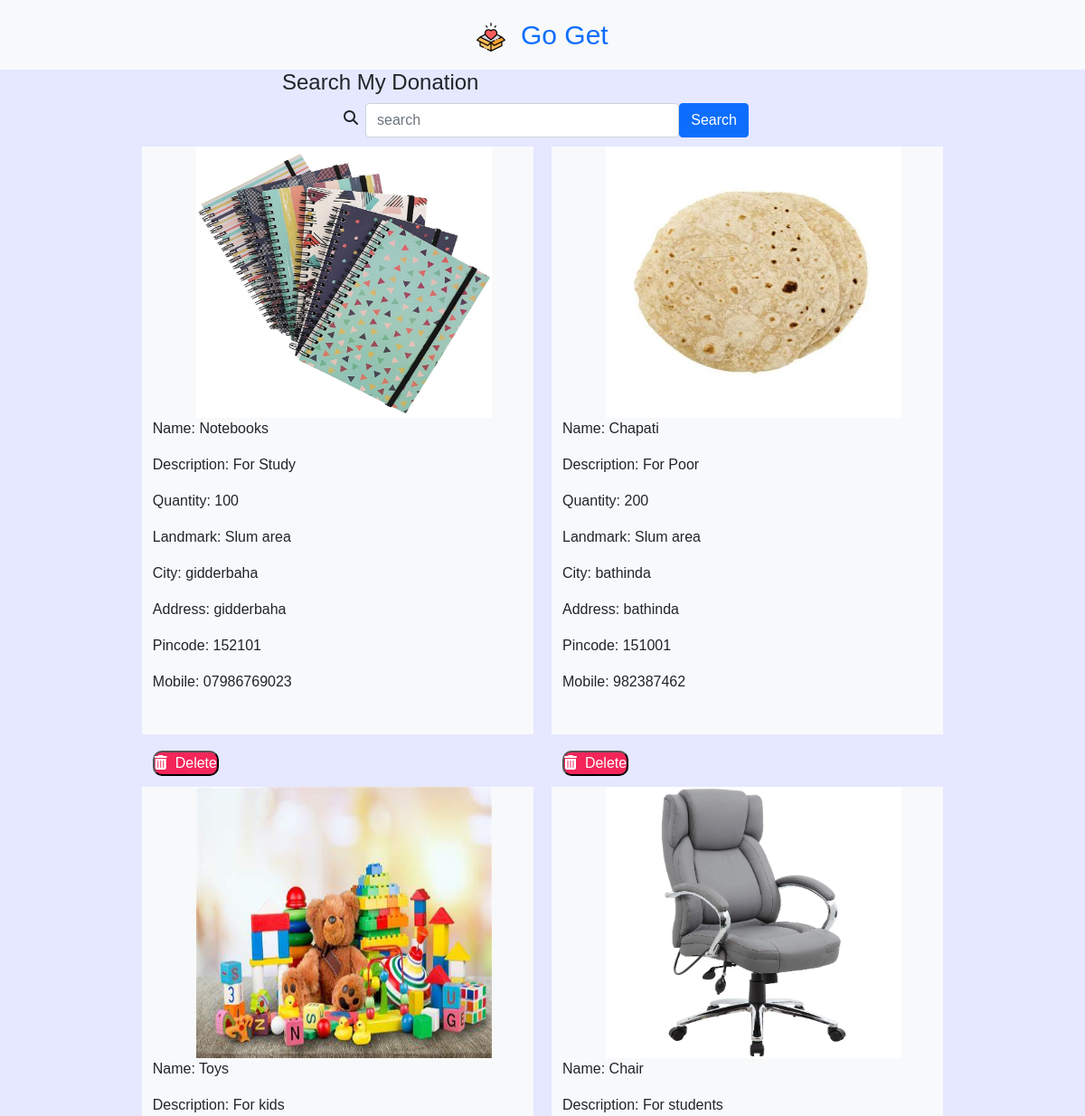
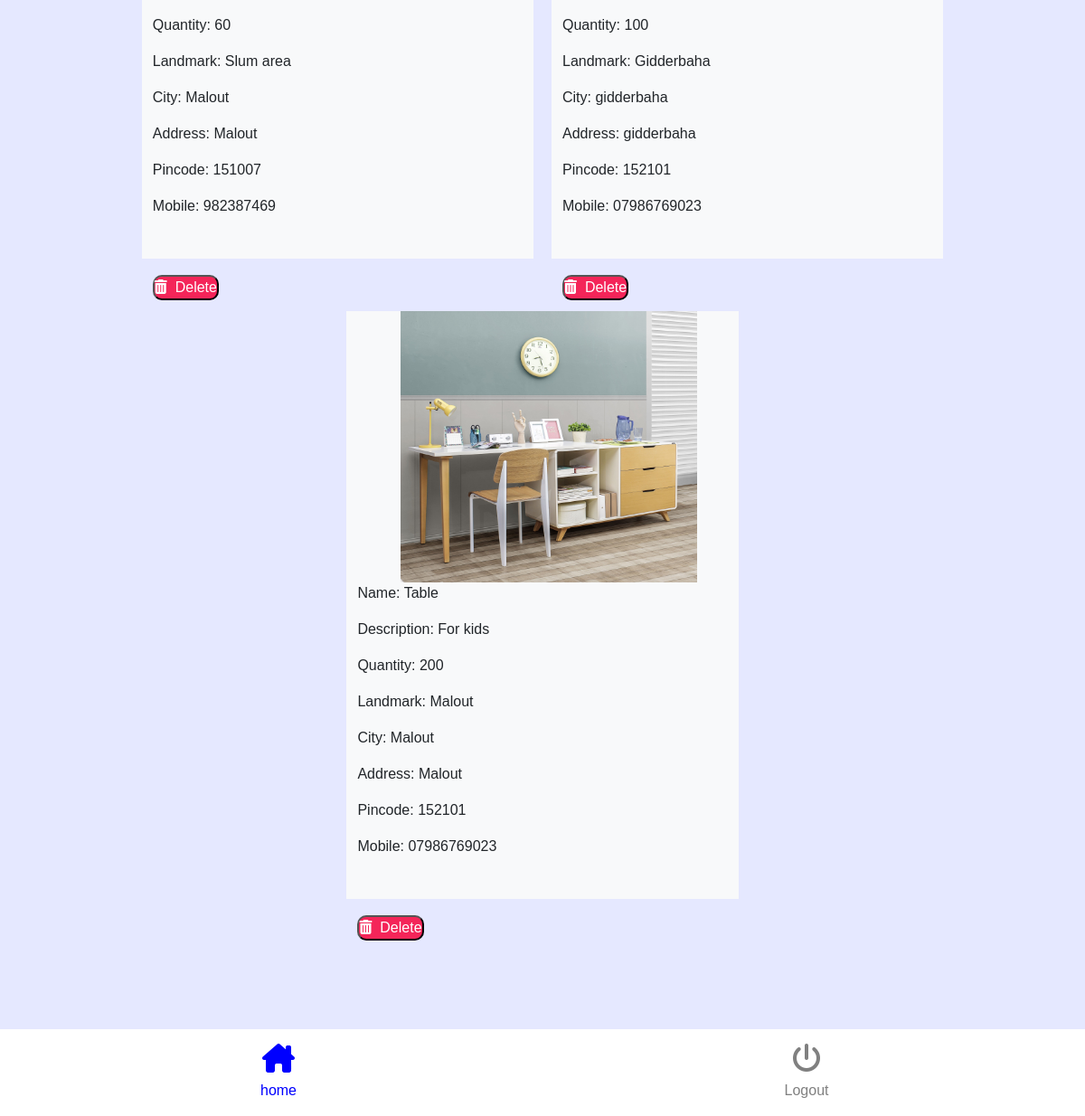
The app's page /donar_update_donation.php with its own data (2 pictures, top to bottom).
### tables this page shows
CREATE TABLE `donar_add_donation` (
  `id` int(11) NOT NULL,
  `itemname` varchar(100) NOT NULL,
  `description` varchar(200) NOT NULL,
  `quantity` varchar(500) NOT NULL,
  `landmark` varchar(100) NOT NULL,
  `city` varchar(200) NOT NULL,
  `address` varchar(200) NOT NULL,
  `pincode` varchar(100) NOT NULL,
  `mobile` text NOT NULL,
  `curdate` date NOT NULL,
  `picture` varchar(255) NOT NULL,
  `donar` varchar(200) NOT NULL,
  `status` varchar(100) NOT NULL DEFAULT 'Pending'
);

### donar_update_donation.php (the view, shortened to what this page needs)
<?php include "connection.php"; ?>
<html>
    <head>
        <link rel="stylesheet" href="css/bootstrap.min.css"/>
        <link rel="stylesheet" href="css/bootstrap-grid.min.css"/>
        <link rel="stylesheet" href="homestyle.css" />
        <link rel="stylesheet" href="https://cdnjs.cloudflare.com/ajax/libs/font-awesome/6.5.2/css/all.min.css" />
    </head>
    <body id="body2">
        <div class="container-fluid">
            <div class="row text-center justify-content-center bg-light p-3">
                <div class="col-lg-6 column1">
                <a href="donar_home.php">  <img src="images/logo-small.jpg" />&nbsp;&nbsp;</a><a href="donar_home.php">Go Get</a>
                </div>
            </div>
            <div class="row justify-content-center">
                <div class="col-lg-6" >
                    <h4>Search My Donation</h4>
                </div>
            </div>
            <div class="row justify-content-center" >
                <div class="col-lg-6 item1"  >
                    <form class="d-flex" action="" method="post">
                        <i class="fa-sharp fa-solid fa-magnifying-glass p-2"></i>
                        <input type="text" name="searchtxt"  placeholder="search" class="form-control" />
                        <button class="btn btn-primary" name="searchbtn" type="submit">Search</button>
                    </form>
                </div>
            </div>
            <div class="container">
            <div class="row justify-content-center" >
            <?php
            if(isset($_POST['searchbtn']))
            {
                $st=$_POST['searchtxt'];
                $query="select * from donar_add_donation where  itemname like '%$st%'";
            }
            else{
$query="select * from donar_add_donation ";
            }
$res=mysqli_query($con,$query);
while($row=mysqli_fetch_array($res))
{
?>
<div class="col-lg-6 bg-light item6 mb-5 ">
                    <img src="uploads/<?php echo $row['picture']?>" width="80%" height="300px;" class="ms-5" />
                    <p>Name: <?php echo $row['itemname'] ?></p>
                    <p>Description: <?php echo $row['description'] ?> </p>
                    <p>Quantity: <?php echo $row['quantity'] ?></p>
                    <p>Landmark: <?php echo $row['landmark'] ?></p>
                    <p>City: <?php echo $row['city'] ?></p>
                    <p>Address: <?php echo $row['address'] ?></p>
                    <p>Pincode: <?php echo $row['pincode'] ?></p>
                    <p>Mobile: <?php echo $row['mobile'] ?></p>
                    <br/>
                    <br/>
                  <form action="" method="post">
                    <button type="submit" id="btntype" name="btndel"><i class="fa-solid fa-trash-can"></i>&nbsp;&nbsp;Delete</button>
                 </form>
                </div>
<?php } ?>
            </div>
        </div>
        <br/>
        <br/>
        <div class="row bg-white p-3 mt-5 ">
            <div class="col-lg-6 text-center">
            <a href="donar_home.php">    <h2> <i class="fa-solid fa-house-chimney" id="i2"></i></h2></a>
              <a href="donar_home.php" id="tall2">home</a>
            </div>
            <div class="col-lg-6 text-center">
            <a href="index.php">    <h2><i class="fa-solid fa-power-off" id="i3"></i></h2></a>
                <a href="index.php" id="tall3">Logout</a>
            </div>
        </div>
        </div>
    </body>
</html>

### homestyle.css (style rules this page uses)
body { font-family: "Montserrat", sans-serif; font-optical-sizing: auto; font-weight: weight; font-style: normal; }
.column1 { color:blue; }
.column1 a { text-decoration: none; font-size:30px; }
#body2 { background-color: #e5e8ff; }
#i2 { color:blue; }
#tall2 { text-decoration: none; color:blue; }
#tall3 { color:grey; text-decoration: none; }
#i3 { color:grey; }
.item1 { width:40%; }
#btntype { background-color:#f42559; color:white; border-radius: 10px; }
.item6 { height:650px; margin: 10px; width:38%; }
* { margin: 0; padding: 0; box-sizing: border-box; }
:root { --progress-bar-width: 200px; --progress-bar-height: 200px; --font-size: 2rem; }

### records on screen
donar_add_donation: picture (picture), itemname "Notebooks", description "For Study", quantity "100", landmark "Slum area", city "gidderbaha", address "gidderbaha", pincode "152101", mobile "07986769023"
donar_add_donation: picture (picture), itemname "Chapati", description "For Poor", quantity "200", landmark "Slum area", city "bathinda", address "bathinda", pincode "151001", mobile "982387462"
donar_add_donation: picture (picture), itemname "Toys", description "For kids", quantity "60", landmark "Slum area", city "Malout", address "Malout", pincode "151007", mobile "982387469"
donar_add_donation: picture (picture), itemname "Chair", description "For students", quantity "100", landmark "Gidderbaha", city "gidderbaha", address "gidderbaha", pincode "152101", mobile "07986769023"
donar_add_donation: picture (picture), itemname "Table", description "For kids", quantity "200", landmark "Malout", city "Malout", address "Malout", pincode "152101", mobile "07986769023"
